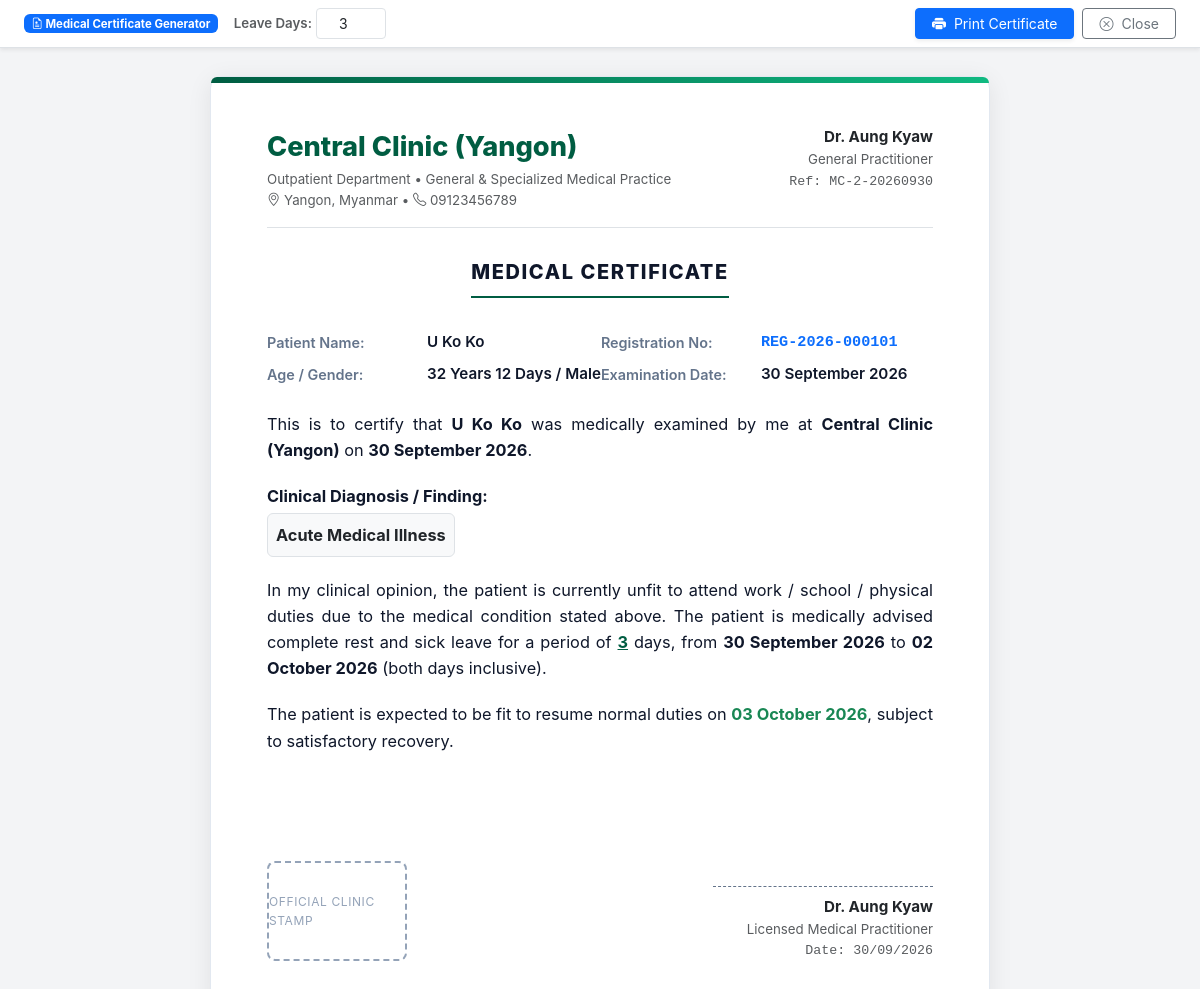
Screenshot of /encounters/2/medical-certificate (signed in) with the database file from the repository.
### app/models.py (models this page shows, shortened)
class Account(db.Model):
    __tablename__ = 'accounts'
    id = db.Column(db.Integer, primary_key=True)
    phone_number = db.Column(db.String(32), unique=True, nullable=False, index=True)
    clinic_name = db.Column(db.String(128), nullable=False, default='Central Clinic')
    doctor_name = db.Column(db.String(128), nullable=False, default='Dr. Aung Kyaw')
    password_hash = db.Column(db.String(255), nullable=False)
    is_active = db.Column(db.Boolean, default=True, nullable=False)
    created_at = db.Column(db.DateTime, default=datetime.utcnow, nullable=False)
    updated_at = db.Column(db.DateTime, default=datetime.utcnow, onupdate=datetime.utcnow, nullable=False)

class Encounter(db.Model):
    __tablename__ = 'encounters'
    id = db.Column(db.Integer, primary_key=True)
    patient_id = db.Column(db.Integer, db.ForeignKey('patients.id', ondelete='RESTRICT'), nullable=False, index=True)
    doctor_id = db.Column(db.Integer, db.ForeignKey('doctors.id', ondelete='SET NULL'), nullable=True, index=True)
    encounter_date = db.Column(db.DateTime, default=datetime.utcnow, nullable=False, index=True)
    status = db.Column(db.String(32), default='completed', nullable=False)  # 'draft', 'completed', 'cancelled'
    hopi = db.Column(db.Text, nullable=True)
    examination = db.Column(db.Text, nullable=True)
    created_at = db.Column(db.DateTime, default=datetime.utcnow, nullable=False)
    updated_at = db.Column(db.DateTime, default=datetime.utcnow, onupdate=datetime.utcnow, nullable=False)
    history = db.relationship(
        'EncounterHistory',
        backref='encounter',
        uselist=False,
        cascade='all, delete-orphan'
    )
    vitals = db.relationship(
        'EncounterVital',
        backref='encounter',
        cascade='all, delete-orphan',
        lazy='selectin',
        order_by='desc(EncounterVital.recorded_at)'
    )
    diagnoses = db.relationship(
        'EncounterDiagnosis',
        backref='encounter',
        cascade='all, delete-orphan',
        lazy='selectin',
        order_by='EncounterDiagnosis.order_index'
    )
    prescriptions = db.relationship(
        'Prescription',
        backref='encounter',
        cascade='all, delete-orphan',
        lazy='selectin'
    )
    investigations_rel = db.relationship(
        'Investigation',
        backref='encounter',
        cascade='all, delete-orphan',
        lazy='selectin'
    )
    procedures = db.relationship(
        'Procedure',
        backref='encounter',
        cascade='all, delete-orphan',
        lazy='selectin'
    )
    vouchers = db.relationship(
        'Voucher',
        backref='encounter',
        lazy='dynamic',
        order_by='desc(Voucher.voucher_date)'
    )
    appointment = db.relationship(
        'Appointment',
        backref=db.backref('linked_encounter', uselist=False),
        uselist=False
    )

class Patient(db.Model):
    __tablename__ = 'patients'
    id = db.Column(db.Integer, primary_key=True)
    registration_number = db.Column(db.String(64), unique=True, nullable=False, index=True)
    sir_name = db.Column(db.String(32), nullable=False)
    patient_name = db.Column(db.String(128), nullable=False, index=True)
    gender = db.Column(db.String(16), nullable=False)  # 'Male', 'Female'
    date_of_birth = db.Column(db.Date, nullable=True, index=True)
    marital_status = db.Column(db.String(32), nullable=True)
    occupation = db.Column(db.String(128), nullable=True)
    blood_group = db.Column(db.String(16), nullable=True)
    guardian_name = db.Column(db.String(128), nullable=True)
    guardian_relationship = db.Column(db.String(64), nullable=True)
    guardian_phone = db.Column(db.String(64), nullable=True)
    nrc_number = db.Column(db.String(64), nullable=True, index=True)
    email = db.Column(db.String(128), nullable=True)
    address = db.Column(db.Text, nullable=True)
    city_township = db.Column(db.String(128), nullable=True)
    state_region = db.Column(db.String(128), nullable=True)
    patient_summary = db.Column(db.Text, nullable=True)
    notes = db.Column(db.Text, nullable=True)
    is_active = db.Column(db.Boolean, default=True, nullable=False)
    created_at = db.Column(db.DateTime, default=datetime.utcnow, nullable=False)
    updated_at = db.Column(db.DateTime, default=datetime.utcnow, onupdate=datetime.utcnow, nullable=False)
    phones = db.relationship(
        'PatientPhone',
        backref='patient',
        cascade='all, delete-orphan',
        lazy='selectin',
        order_by='desc(PatientPhone.is_primary), PatientPhone.id'
    )
    encounters = db.relationship(
        'Encounter',
        backref='patient',
        lazy='dynamic',
        order_by='desc(Encounter.encounter_date)'
    )
    appointments = db.relationship(
        'Appointment',
        backref='patient',
        lazy='dynamic',
        order_by='desc(Appointment.appointment_date)'
    )
    investigations = db.relationship(
        'Investigation',
        backref='patient',
        lazy='dynamic',
        order_by='desc(Investigation.ordered_date)'
    )
    vouchers = db.relationship(
        'Voucher',
        backref='patient',
        lazy='dynamic',
        order_by='desc(Voucher.voucher_date)'
    )
    @property
    def full_name(self):
        return f"{self.sir_name} {self.patient_name}".strip()
    def get_dynamic_age(self, ref_date=None):
        if not self.date_of_birth:
            return None
        if ref_date is None:
            ref_date = date.today()
        dob = self.date_of_birth
        if dob > ref_date:
            return {'years': 0, 'months': 0, 'days': 0, 'formatted': '0 Days'}
        years = ref_date.year - dob.year
        months = ref_date.month - dob.month
        days = ref_date.day - dob.day
        if days < 0:
            prev_month = ref_date.month - 1 if ref_date.month > 1 else 12
            prev_year = ref_date.year if ref_date.month > 1 else ref_date.year - 1
            days_in_prev_month = calendar.monthrange(prev_year, prev_month)[1]
            days += days_in_prev_month
            months -= 1
        if months < 0:
            years -= 1
            months += 12
        parts = []
        if years > 0:
            parts.append(f"{years} {'Year' if years == 1 else 'Years'}")
        if months > 0:
            parts.append(f"{months} {'Month' if months == 1 else 'Months'}")
        if days > 0 or not parts:
            parts.append(f"{days} {'Day' if days == 1 else 'Days'}")
        formatted = " ".join(parts)
        return {
            'years': years,
            'months': months,
            'days': days,
            'formatted': formatted
        }
    @property
    def age_formatted(self):
        res = self.get_dynamic_age()
        return res['formatted'] if res else "Unknown"

### app/routes.py (the view)
@encounters_bp.route('/encounters/<int:encounter_id>/medical-certificate')
@login_required
def medical_certificate(encounter_id):
    encounter = Encounter.query.get_or_404(encounter_id)
    patient = encounter.patient
    current_user = get_current_user()
    days_count = request.args.get('days', default=3, type=int)
    if days_count < 1:
        days_count = 1
    start_date = encounter.encounter_date.date()
    end_date = start_date + timedelta(days=days_count - 1)
    resume_date = start_date + timedelta(days=days_count)
    return render_template(
        'encounters/medical_certificate.html',
        encounter=encounter,
        patient=patient,
        current_user=current_user,
        days_count=days_count,
        start_date=start_date,
        end_date=end_date,
        resume_date=resume_date
    )

### app/extensions.py (called while the page is built)
def init_csrf(app):
    @app.before_request
    def check_csrf():
        if not current_app.config.get('WTF_CSRF_ENABLED', True):
            return
        if request.method in ('POST', 'PUT', 'PATCH', 'DELETE'):
            token = request.form.get('csrf_token') or request.headers.get('X-CSRFToken')
            expected = session.get('_csrf_token')
            if not expected or not token or not secrets.compare_digest(token, expected):
                abort(400, description="Invalid or missing CSRF token.")
    @app.context_processor
    def inject_csrf():
        return dict(csrf_token=generate_csrf_token)

### app/helpers.py (called while the page is built)
def login_required(f):
    @wraps(f)
    def decorated_function(*args, **kwargs):
        if '_account_id' not in session and '_user_id' not in session:
            flash('Please log in to access this page.', 'warning')
            return redirect(url_for('auth.login', next=request.url))
        return f(*args, **kwargs)
    return decorated_function

def get_current_user():
    from flask import g, session
    sess_key = (session.get('_account_id'), session.get('_user_id'))
    if not any(sess_key):
        return None
    if getattr(g, '_current_user_sess_key', None) == sess_key and getattr(g, 'current_user', None) is not None:
        return g.current_user
    user = None
    if '_account_id' in session:
        from app.models import Account
        user = db.session.get(Account, session['_account_id'])
    elif '_user_id' in session:
        from app.models import User
        user = db.session.get(User, session['_user_id'])
    g._current_user_sess_key = sess_key
    g.current_user = user
    return user

### app/templates/encounters/medical_certificate.html (shortened to what this page needs)
<!DOCTYPE html>
<html lang="en">
<head>
    <link rel="stylesheet" href="https://cdn.jsdelivr.net/npm/bootstrap@5.3.3/dist/css/bootstrap.min.css">
    <link rel="stylesheet" href="https://cdn.jsdelivr.net/npm/bootstrap-icons@1.11.3/font/bootstrap-icons.min.css">
</head>
<body>
    <div class="no-print bg-white border-bottom shadow-sm py-2 px-4 sticky-top d-flex flex-wrap justify-content-between align-items-center gap-2">
        <div class="d-flex align-items-center gap-3">
            <span class="badge bg-primary"><i class="bi bi-file-earmark-medical"></i> Medical Certificate Generator</span>
            <div class="d-flex align-items-center gap-1">
                <label for="leave_days_input" class="small fw-semibold text-muted mb-0">Leave Days:</label>
                <input type="number" id="leave_days_input" class="form-control form-control-sm text-center" style="width: 70px;" value="{{ days_count or 3 }}" min="1" max="60" onchange="updateLeaveDays(this.value)">
            </div>
        </div>
        <div class="d-flex align-items-center gap-2">
            <button onclick="window.print()" class="btn btn-primary btn-sm px-3 shadow-sm">
                <i class="bi bi-printer-fill me-1"></i> Print Certificate
            </button>
            <button onclick="window.close()" class="btn btn-outline-secondary btn-sm px-3">
                <i class="bi bi-x-circle me-1"></i> Close
            </button>
        </div>
    </div>
    <div class="cert-card">
        <div class="cert-border-accent"></div>
        <div class="d-flex justify-content-between align-items-start border-bottom pb-3">
            <div>
                <div class="clinic-title">{{ current_user.clinic_name if current_user.clinic_name else 'Central Clinic' }}</div>
                <div class="text-muted small">Outpatient Department &bull; General & Specialized Medical Practice</div>
                <div class="text-muted small"><i class="bi bi-geo-alt"></i> Yangon, Myanmar &bull; <i class="bi bi-telephone"></i> {{ current_user.phone_number or '09123456789' }}</div>
            </div>
            <div class="text-end">
                <div class="fw-bold text-dark">{{ encounter.doctor.display_name if encounter.doctor else (current_user.doctor_name or 'Dr. Aung Kyaw') }}</div>
                <div class="text-muted small">{{ encounter.doctor.specialty if encounter.doctor and encounter.doctor.specialty else 'General Practitioner' }}</div>
                <div class="text-muted small font-monospace">Ref: MC-{{ encounter.id }}-{{ encounter.encounter_date.strftime('%Y%m%d') }}</div>
            </div>
        </div>
        <div class="text-center">
            <div class="cert-heading">Medical Certificate</div>
        </div>
        <table class="patient-table mb-3">
            <tr>
                <th>Patient Name:</th>
                <td>{{ patient.full_name }}</td>
                <th>Registration No:</th>
                <td class="font-monospace text-primary">{{ patient.registration_number }}</td>
            </tr>
            <tr>
                <th>Age / Gender:</th>
                <td>{{ patient.age_formatted }} / {{ patient.gender }}</td>
                <th>Examination Date:</th>
                <td>{{ encounter.encounter_date.strftime('%d %B %Y') }}</td>
            </tr>
        </table>
        <div class="cert-body-p">
            This is to certify that <strong>{{ patient.full_name }}</strong> was medically examined by me at <strong>{{ current_user.clinic_name if current_user.clinic_name else 'Central Clinic' }}</strong> on <strong>{{ encounter.encounter_date.strftime('%d %B %Y') }}</strong>.
        </div>
        <div class="cert-body-p">
            <strong>Clinical Diagnosis / Finding:</strong><br>
            <span class="p-2 bg-light rounded d-inline-block mt-1 fw-bold text-dark border">
                {{ encounter.diagnoses_summary if encounter.diagnoses else 'Acute Medical Illness' }}
            </span>
        </div>
        <div class="cert-body-p">
            In my clinical opinion, the patient is currently unfit to attend work / school / physical duties due to the medical condition stated above. The patient is medically advised complete rest and sick leave for a period of <span class="highlight-text" id="disp-days">{{ days_count or 3 }}</span> days, from <strong id="disp-start">{{ start_date.strftime('%d %B %Y') }}</strong> to <strong id="disp-end">{{ end_date.strftime('%d %B %Y') }}</strong> (both days inclusive).
        </div>
        <div class="cert-body-p">
            The patient is expected to be fit to resume normal duties on <strong id="disp-resume" class="text-success">{{ resume_date.strftime('%d %B %Y') }}</strong>, subject to satisfactory recovery.
        </div>
        <div class="d-flex justify-content-between align-items-end mt-5 pt-4">
            <div class="stamp-box">
                Official Clinic Stamp
            </div>
            <div class="text-end">
                <div class="sign-line ms-auto"></div>
                <div class="fw-bold text-dark mt-2">{{ encounter.doctor.display_name if encounter.doctor else (current_user.doctor_name or 'Attending Physician') }}</div>
                <div class="text-muted small">{{ encounter.doctor.specialty if encounter.doctor and encounter.doctor.specialty else 'Licensed Medical Practitioner' }}</div>
                <div class="text-muted small font-monospace">Date: {{ encounter.encounter_date.strftime('%d/%m/%Y') }}</div>
            </div>
        </div>
    </div>
</body>
</html>

### app/templates/encounters/medical_certificate.html (style rules this page uses)
body { background-color: #f3f4f6; color: #0f172a; font-family: -apple-system, BlinkMacSystemFont, "Segoe UI", Roboto, Helvetica, Arial, sans-serif; font-size: 0.95rem; line-height: 1.6; }
.cert-card { max-width: 780px; margin: 28px auto; background: #ffffff; padding: 48px 56px; border-radius: 12px; box-shadow: 0 4px 25px rgba(0, 0, 0, 0.08); border: 1px solid #e2e8f0; position: relative; }
.cert-border-accent { position: absolute; top: 0; left: 0; right: 0; height: 6px; background: linear-gradient(90deg, #005d42, #10b981); border-top-left-radius: 12px; border-top-right-radius: 12px; }
.clinic-title { color: #005d42; font-size: 1.7rem; font-weight: 800; }
.cert-heading { text-align: center; font-weight: 800; text-transform: uppercase; letter-spacing: 0.08em; color: #0f172a; font-size: 1.25rem; margin: 28px 0; padding-bottom: 8px; border-bottom: 2px solid #005d42; display: inline-block; }
.patient-table th { width: 160px; color: #64748b; font-weight: 600; font-size: 0.9rem; padding: 4px 0; }
.patient-table td { color: #0f172a; font-weight: 600; padding: 4px 0; }
.cert-body-p { font-size: 1.02rem; margin-top: 20px; text-align: justify; }
.highlight-text { font-weight: 700; color: #005d42; text-decoration: underline; }
.stamp-box { width: 140px; height: 100px; border: 2px dashed #94a3b8; border-radius: 8px; display: flex; align-items: center; justify-content: center; color: #94a3b8; font-size: 0.75rem; text-transform: uppercase; letter-spacing: 0.05em; }
.sign-line { border-top: 1px dashed #64748b; width: 220px; margin-top: 60px; }

### rows the page displays
Account: clinic_name "Central Clinic (Yangon)", phone_number "09123456789", doctor "Dr. Aung Kyaw"
Encounter: id "2", encounter_date "20260930", encounter_date "30 September 2026", encounter_date "30/09/2026"
Patient: full_name "U Ko Ko", registration_number "REG-2026-000101", age_formatted "32 Years 12 Days", gender "Male"

### other values shown
{{ days_count or 3 }} "3"
{{ start_date.strftime('%d %B %Y') }} "30 September 2026"
{{ end_date.strftime('%d %B %Y') }} "02 October 2026"
{{ resume_date.strftime('%d %B %Y') }} "03 October 2026"
